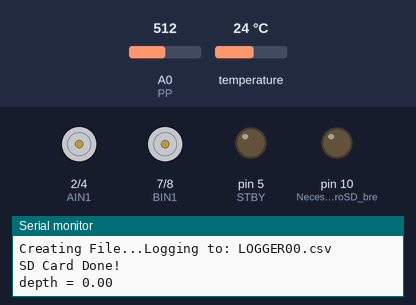
Simulated run of this sketch. Board: Arduino Uno, built with avr-gcc and run on an emulated ATmega328P. Shown: motor-driver pin pairs drawn as motors (green arrow = first pin HIGH = forward, orange = second pin HIGH = backward, longer = more drive, scaled by the enable pin, stopped while the standby pin is LOW), output pins drawn as LEDs (lit = HIGH), the last lines printed to the serial monitor. The test bench sets the inputs (shaded band); at power-on: A0 (PP) = 512, temperature 24 °C. Storage starts empty.

Above: at 0.2 s.
At 2.4 s:
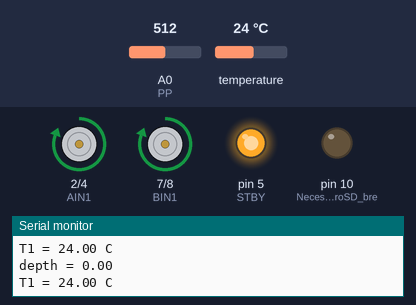
Timing chart, 0 to 3.5 s (numbered marks = the images above):
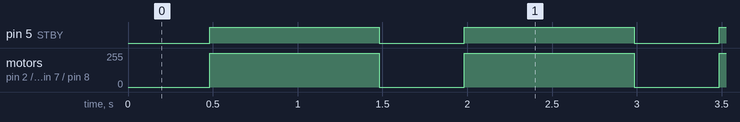

Measured:
- by itself, pin 5 (STBY): alternates HIGH for 1.0 s and LOW for 0.50 s
- by itself, motor on pin 2 (AIN1) / pin 4 (AIN2), motor on pin 7 (BIN1) / pin 8 (BIN2): alternates forward 255/255 for 1.0 s and stopped for 0.50 s

The sketch:

RoV_v0.1.ino
```cpp
/*
This is code to run the WNC CoP underwater RoV.
Authors: TW Herring,
version 0.1 (November 2023) includes:
a pressure sensor to calculate depth
a temperature sensor
an SD card reader/writer to record data (depth and temperature)
and a motor controller to drive two motors

Further improvements will be listed here
*/

//Setup SD Card
#include <SD.h>
/* SD uses pin 10 for chipselect connections should be as follows
CS - 10
DI (MOSI) - 11
DO (MISO) - 12
CLK - 13
GND - GND
VCC - 5V
*/

// The following sets up the SD card File object which is called to write data to the card
File datalog;
char filename[] = "LOGGER00.csv";
// End SD Card Setup

/*
The pressure sensor is a MPX4250AP sensor. It has 6 pins but only 3 should be connected in this application.
Looking from the back of the sensor body the port should be on the right side.
Numbering pins 1 - 6, starting at the left side, connect the pins as follows
Pin 1 - A0
Pin 2 - GND
Pin 3 - 5V
Pin 4 - Do not connect to ground or external circuitry!
Pin 5 - Do not connect to ground or external circuitry!
Pin 6 - Do not connect to ground or external circuitry!
*/
// Initialize Pressure sensor
int PP = 0; // pressure pin number analog pin 0 (aka A0)
float surfaceP = 0; // variable to hold surface pressure
float depth = 0; // variable to hold depth data
//End pressure sensor intialization

/*
The Dallas DS18B20 temperature sensor in a water proof package such as
HiLetgo 5pcs DS18B20 Temperature Sensor Temperature Probe Stainless Steel Package Waterproof 1M (amazon.com)
should be connected as follows:
Red wire - 5V
Yellow or Orange Wire Signal - 9
Black - GND
*/

// Setup for digital temperature sensor
#include <OneWire.h>
#include <DallasTemperature.h>
#define ONE_WIRE_BUS 9 //This is the pin for the dallas digital temperature sensors
// Initalize Digital temperature sensor
// Setup a oneWire instance to communicate with any OneWire devices (not just Maxim/Dallas temperature ICs)
OneWire oneWire(ONE_WIRE_BUS);
// Pass our oneWire reference to Dallas Temperature.
DallasTemperature sensors(&oneWire);
// Arrays to hold device address
DeviceAddress T1;
float temperature = 0; //variable to hold temperature data
// This ends setup for digital temperature sensor

/*
Setup TB6612FNG dual H-bridge for motor control

H-bridge should be connected to arduino pins as follows:
VCC - 5V
GND - GND
STBY - 2
PWMA - 3
AIN1 - 2
AIN2 - 4
PWMB - 6
BIN1 - 7
BIN2 - 8

A seperate motor power supply should be connected to the H-Bridge as follows:
GND - GND (also to arduino GND)
Motor High Voltage - VM

The motor leads should be connected to the H-Bridge as follows:
motor A should be connected between AO1 and AO2
motor B should be connected between BO1 and BO2
*/
//The below code defines the output pins on the Arduino will hookup to specified pins on the HBridge as detailed above
int STBY = 5; //this will be the standby pin
//Motor A
int PWMA = 3; //Speed control
int AIN1 = 2; //Direction
int AIN2 = 4; //Direction

//Motor B
int PWMB = 6; //Speed control
int BIN1 = 7; //Direction
int BIN2 = 8; //Direction
// This ends motoro controller setup

void setup() {
  //Start Serial connection to PC
  Serial.begin(9600);

  //Start pressure sensor and intitialize surface pressure
  pinMode(PP,INPUT);
  surfaceP = 250*(float(analogRead(PP))/1023)+25;
  Serial.print("initial surface pressure = ");
  Serial.println(surfaceP);
  // End pressure sensor initialization of surface pressure

  // Start sensors Onewire interface for Dallas Temperature Sensors
  sensors.begin();
  // Get address of digital temp sensor
  if (!sensors.getAddress(T1, 0))
  {
    Serial.println("Temp Sensor-Unable to find address for Device 0");
    }

  // these lines set the resolution of the temp sensors
  // 9 = 0.5 C, 10 = 0.25 C, 11 = 0.125, 12 = 0.0625
  sensors.setResolution(T1, 11);
  //end temperature sensor initialization

  //Start SD Card Initilization

  Serial.print("Intializing SD Card...");
  pinMode(10, OUTPUT); // Necessary for microSD breakout

  if (!SD.begin(10))
  {
    Serial.println("Card failed, or not present");
    return;
  }
  Serial.println("Card initialized.");

  Serial.print("Creating File...");


  // Make a new file each time the arduino is powered

  for (uint8_t i = 0; i < 100; i++)
  {
    filename[6] = i / 10 + '0';
    filename[7] = i % 10 + '0';
    if (! SD.exists(filename))
    {
      // only open a new file if it doesn't exist
      datalog = SD.open(filename, FILE_WRITE);
      break;
    }
  }

  Serial.print("Logging to: ");
  Serial.println(filename);

  if (!datalog)
  {
    Serial.println("Couldn't Create File");
    return;
  }

  // Print Header - add new data columns in comma separated list in quotes of the Header string variable

  String Header = "Depth(m), Temperature(C)";

  datalog = SD.open(filename, FILE_WRITE);
  datalog.println(Header);
  datalog.close();
  Serial.println("SD Card Done!");
  //end SD card initialization

  // Inititalize pin modes for H-bridge motor control
  pinMode(STBY, OUTPUT);
  pinMode(PWMA, OUTPUT);
  pinMode(AIN1, OUTPUT);
  pinMode(AIN2, OUTPUT);
  pinMode(PWMB, OUTPUT);
  pinMode(BIN1, OUTPUT);
  pinMode(BIN2, OUTPUT);
  // End H-bridge otor control pin initialization
}

void loop() {
  // open file on SD card
  datalog = SD.open(filename, FILE_WRITE);

  // get depth and record to SD card
  depth = getdepth();
  datalog.print(depth);
  datalog.print(",");

  // get temperature and record to SD card
  temperature = gettemperature();
  datalog.print(temperature);
  // datalog.print(","); //unccomment this line if adding more data columns

  //close out datalog to finish a line of data
  datalog.println();
  datalog.close();

  // insert some move commands maybe based on depth and/or temperature values
  //If the depth is less than 2 m turn on both motors full speed
  move(1,255,1);
  move(2,255,1);
  delay(1000);
  stop();


 /* if(depth <= 2.0){
    move(1,255,1);
    move(2,255,1);
  }
  else{
    stop();
  }
  */

  // delay some number of milliseconds before repeating
  delay(100);

}

// Here is a function to determine depth using the pressure sensor
float getdepth(){
  float howdeep = 0;
  howdeep = (250*(float(analogRead(PP))/1023)+25 - surfaceP)/9.81;
  Serial.print("depth = ");
  Serial.println(howdeep);
  return(howdeep);
}

// Here is a function to get the temperature from the sensor
float gettemperature(){
  sensors.requestTemperatures();
  float temp1 = sensors.getTempC(T1);
  Serial.print("T1 = ");
  Serial.print(temp1);
  Serial.println(" C");
  return(temp1);
}

// Here is a function to turn on a motor
void move(int motor, int speed, int direction){
//Move specific motor at speed and direction
//motor: 0 for B 1 for A
//speed: 0 is off, and 255 is full speed
//direction: 0 clockwise, 1 counter-clockwise
  digitalWrite(STBY, HIGH); //disable standby
  boolean inPin1 = LOW;
  boolean inPin2 = HIGH;

  if(direction == 1){
    inPin1 = HIGH;
    inPin2 = LOW;
  }

  if(motor == 1){
    digitalWrite(AIN1, inPin1);
    digitalWrite(AIN2, inPin2);
    analogWrite(PWMA, speed);
  }else{
    digitalWrite(BIN1, inPin1);
    digitalWrite(BIN2, inPin2);
    analogWrite(PWMB, speed);
  }
}

// Here is a function to stop both motors
void stop(){
//enable standby
  digitalWrite(STBY, LOW);
}
```
